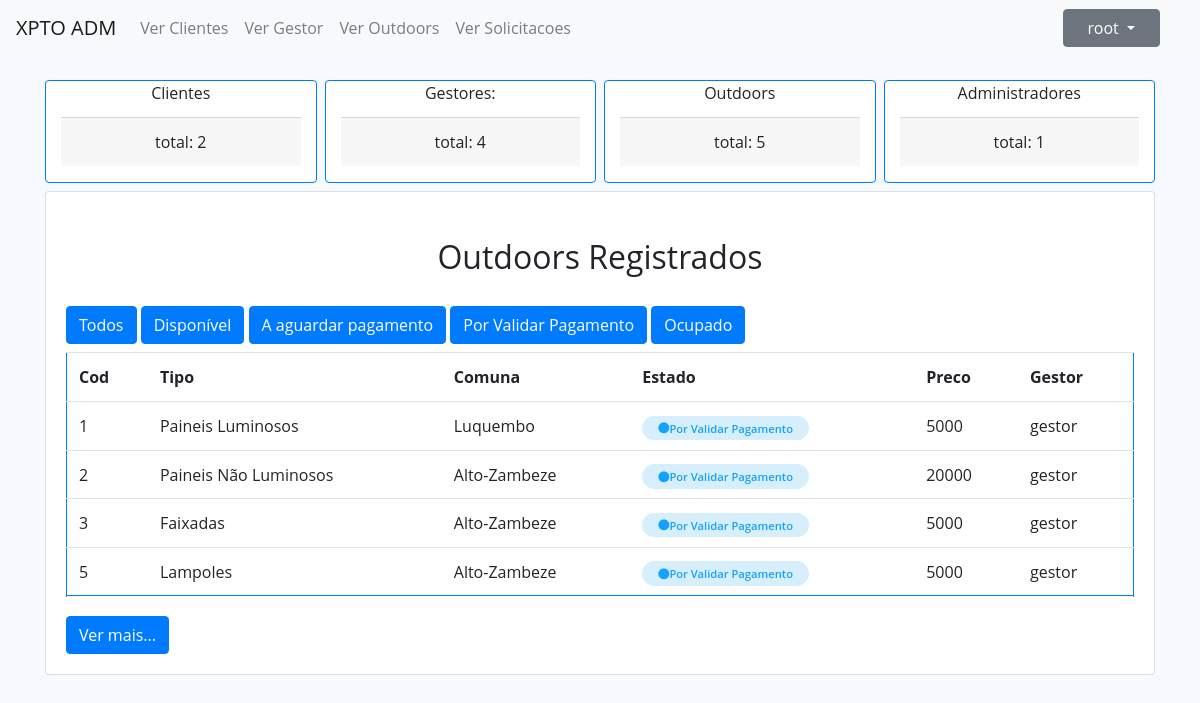
Page /index.php?op=Administrador&&request=verOutdoors&&estado=Por Validar Pagamento (signed in) on the committed database.
### tables this page shows
CREATE TABLE `outdoor` (
  `id` int(11) NOT NULL,
  `tipo` varchar(50) NOT NULL,
  `preco` float NOT NULL,
  `idComuna` int(11) NOT NULL,
  `estado` varchar(50) NOT NULL DEFAULT 'Disponivel',
  `eliminado` varchar(10) NOT NULL DEFAULT 'nao',
  `idUsuario` int(11) NOT NULL
);

CREATE TABLE `comuna` (
  `id` int(11) NOT NULL,
  `nome` varchar(50) NOT NULL,
  `idMunicipio` int(11) NOT NULL
);

CREATE TABLE `usuario` (
  `id` int(11) NOT NULL,
  `username` varchar(50) NOT NULL,
  `senha` varchar(50) NOT NULL,
  `tipo` varchar(50) NOT NULL,
  `eliminado` varchar(10) NOT NULL DEFAULT 'nao'
);

### index.php (called while the page is built, shortened)
<?php
$rotas = new Rotas();
$rotas->requestHandle();
?>

### dbconfig/DbConnection.php (called while the page is built)
<?php
class DbConnection {
    private static $instance = NULL;
    public static function getInstance() {
        if (!isset(self::$instance)) {
            try {
                self:: $instance = new PDO("mysql:host=localhost;dbname=outdoorgest", 'root', '');
                self:: $instance->setAttribute(PDO::ATTR_ERRMODE, PDO::ERRMODE_EXCEPTION);
            } catch (PDOException $e) {
                echo $e->getMessage();
            }
        }
        return self::$instance;
    }
}

### services/OutdoorService.php (called while the page is built, shortened)
<?php
require_once __DIR__ . '/../repositories/OutdoordRepository.php';
class OutdoorService implements IOutdoorService {
    private $outdoorRepository = null;
    public function __construct() {
        $this->outdoorRepository = new OutdoordRepository();
    }
    public function selectAll() {
        return $this->outdoorRepository->selectAll();
    }
}

### repositories/OutdoordRepository.php (called while the page is built, shortened)
<?php
require_once __DIR__ . '/../dbconfig/DbConnection.php';
require_once __DIR__ . '/../models/OutdoorModel.php';
class OutdoordRepository implements IOutdoorRepository{
     private $db;
    public function __construct() {
        $this->db = DbConnection::getInstance();
    }
    public function selectAll() {
        try {
            $stmt = $this->db->prepare("SELECT o.id, o.tipo, `preco`,c.nome `idComuna`, `estado`, o.eliminado, u.username `idUsuario`  FROM outdoor o join usuario u  on u.id = o.idUsuario join comuna c on c.id = o.idComuna WHERE o.eliminado <> 'Sim'");
            $stmt->execute();
            $outdoors = $stmt->fetchAll();
            $listaOutdoor = array();
            foreach ($outdoors as $cada) {
                $listaOutdoor[] = new OutdoorModel($cada['id'], $cada['tipo'], $cada['preco'],$cada['idComuna'], $cada['estado'], $cada['eliminado'], $cada['idUsuario']);
            }
            return $listaOutdoor;
        } catch (PDOException $e) {
            echo $e->getMessage();
            return false;
        }
    }
}

### models/OutdoorModel.php (called while the page is built, shortened)
<?php
class OutdoorModel {
    private $id;
    private $tipo;
    private $preco;
    private $comuna;
    private $estado;
    private $idGestor;
    public function __construct($id, $tipo, $preco, $comuna, $estado, $eliminado, $idGestor) {
        $this->id = $id;
        $this->tipo = $tipo;
        $this->preco = $preco;
        $this->comuna = $comuna;
        $this->estado = $estado;
        $this->idGestor = $idGestor;
    }
    public function getId() {
        return $this->id;
    }
    public function getTipo() {
        return $this->tipo;
    }
    public function getPreco() {
        return $this->preco;
    }
    public function getComuna() {
        return $this->comuna;
    }
    public function getEstado() {
        return $this->estado;
    }
    public function getIdGestor() {
        return $this->idGestor;
    }
}

### views/tabelas/outdoors.php (the view)
<div class="card">
    <div class="card-body">
        <div class="card-title text-center m-3">
            <h2>Outdoors Registrados</h2>
        </div>
        <a href="index.php?op=Administrador&&request=verOutdoors&&estado=all" class="btn btn-primary mt-1 mb-2"  role="button">Todos</a>
        <a href="index.php?op=Administrador&&request=verOutdoors&&estado=Disponivel" class="btn btn-primary mt-1 mb-2"  role="button">Disponível</a>
        <a href="index.php?op=Administrador&&request=verOutdoors&&estado=A aguardar pagamento" class="btn btn-primary mt-1 mb-2"  role="button">A aguardar pagamento</a>
        <a href="index.php?op=Administrador&&request=verOutdoors&&estado=Por Validar Pagamento" class="btn btn-primary mt-1 mb-2"  role="button">Por Validar Pagamento</a>
        <a href="index.php?op=Administrador&&request=verOutdoors&&estado=Ocupado" class="btn btn-primary mt-1 mb-2"  role="button">Ocupado</a>
        <table id="listarDados" class="table border border-primary">
            <tr>
                <th scope="col">Cod</th>
                <th scope="col">Tipo</th>
                <th scope="col">Comuna</th>
                <th scope="col">Estado</th>
                <th scope="col">Preco</th>
                <th scope="col">Gestor</th>
            </tr>
            <?php
            foreach ($outdoors as $cada) {
                $apresentar = '<tr>
                    <td>' . $cada->getId() . '</td>
                    <td>' . $cada->getTipo() . '</td>
                    <td>' . $cada->getComuna() . '</td>
                    <td><span class="status ativo"><i class="fas fa-circle"></i>' . $cada->getEstado() . '</span></td>
                    <td>' . $cada->getPreco() . '</td>
                    <td>' . $cada->getIdGestor() . '</td>
                </tr>
                <tr>';
                if ($action2 == $cada->getEstado()) {
                    echo $apresentar;
                } else if($action2 == "all") {
                    echo $apresentar;
                }
            }
            ?>
        </table>
        <button type="button" class="btn btn-primary mt-1" id="nextButton">Ver mais...</button>
    </div>
</div>

### content/css/style.css (style rules this page uses)
* { margin: 0; padding: 0; box-sizing: border-box; outline: none; }
body { font-family: "Open Sans", sans-serif; background: #f6f9ff; }
a { color: #4154f1; text-decoration: none; }
h2 { font: 13px; padding: 10px 0; }
.status { padding: 0.3rem 1rem; border-radius: 30px; font-weight: 600; letter-spacing: 1; font-size: 0.7rem; }
.ativo { background-color: #d7effc; color: #15a1fe; }

### rows in the picture
outdoor: id "1", tipo "Paineis Luminosos", idComuna.nome "Luquembo", estado "Por Validar Pagamento", preco "5000", idUsuario.username "gestor"
outdoor: id "2", tipo "Paineis Não Luminosos", idComuna.nome "Alto-Zambeze", estado "Por Validar Pagamento", preco "20000", idUsuario.username "gestor"
outdoor: id "3", tipo "Faixadas", idComuna.nome "Alto-Zambeze", estado "Por Validar Pagamento", preco "5000", idUsuario.username "gestor"
outdoor: id "5", tipo "Lampoles", idComuna.nome "Alto-Zambeze", estado "Por Validar Pagamento", preco "5000", idUsuario.username "gestor"

### other values in the picture
$usuario->getUsername() "root"
$admController->verTotalClientes() "2"
$admController->verTotalGestores() "4"
$admController->verTotalOutdoors() "5"
$admController->verTotalAdministradores() "1"
